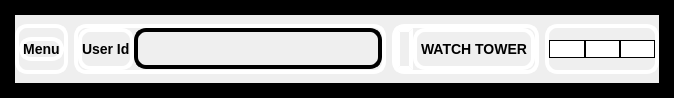
     <widget class="QFrame" name="Header_frame">
      <property name="sizePolicy">
       <sizepolicy hsizetype="Minimum" vsizetype="Preferred">
        <horstretch>0</horstretch>
        <verstretch>0</verstretch>
       </sizepolicy>
      </property>
      <property name="maximumSize">
       <size>
        <width>16777215</width>
        <height>98</height>
       </size>
      </property>
      <property name="styleSheet">
       <string notr="true">
border-style: solid;
border-width:15px;


</string>
      </property>
      <property name="frameShape">
       <enum>QFrame::StyledPanel</enum>
      </property>
      <property name="frameShadow">
       <enum>QFrame::Raised</enum>
      </property>
      <layout class="QGridLayout" name="gridLayout_5">
       <property name="leftMargin">
        <number>0</number>
       </property>
       <property name="topMargin">
        <number>0</number>
       </property>
       <property name="rightMargin">
        <number>0</number>
       </property>
       <property name="bottomMargin">
        <number>0</number>
       </property>
       <item row="0" column="0">
        <widget class="QFrame" name="frame_3">
         <property name="maximumSize">
          <size>
           <width>100</width>
           <height>50</height>
          </size>
         </property>
         <property name="styleSheet">
          <string notr="true">
border-style: outset;
border-width: 4px;
border-radius: 12px;
border-color: rgb(255,255,255);
font: bold 14px;
    
    
</string>
         </property>
         <property name="frameShape">
          <enum>QFrame::StyledPanel</enum>
         </property>
         <property name="frameShadow">
          <enum>QFrame::Raised</enum>
         </property>
         <layout class="QHBoxLayout" name="horizontalLayout_4">
          <property name="spacing">
           <number>0</number>
          </property>
          <property name="leftMargin">
           <number>0</number>
          </property>
          <property name="topMargin">
           <number>0</number>
          </property>
          <property name="rightMargin">
           <number>0</number>
          </property>
          <property name="bottomMargin">
           <number>0</number>
          </property>
          <item alignment="Qt::AlignLeft">
           <widget class="QPushButton" name="open_menu_button">
            <property name="font">
             <font>
              <pointsize>-1</pointsize>
              <weight>75</weight>
              <italic>false</italic>
              <bold>true</bold>
             </font>
            </property>
            <property name="styleSheet">
             <string notr="true">color: rgb(0, 0, 0);</string>
            </property>
            <property name="text">
             <string>Menu</string>
            </property>
            <property name="icon">
             <iconset resource="icons/icons.qrc">
              <normaloff>:/image/icons8-menu-50.png</normaloff>:/image/icons8-menu-50.png</iconset>
            </property>
            <property name="iconSize">
             <size>
              <width>20</width>
              <height>20</height>
             </size>
            </property>
           </widget>
          </item>
         </layout>
        </widget>
       </item>
       <item row="0" column="1">
        <widget class="QFrame" name="frame_12">
         <property name="maximumSize">
          <size>
           <width>400</width>
           <height>16777215</height>
          </size>
         </property>
         <property name="styleSheet">
          <string notr="true">
border-style: outset;
border-width: 4px;
border-radius: 12px;
border-color: rgb(255,255,255);
font: bold 14px;
    
    
</string>
         </property>
         <property name="frameShape">
          <enum>QFrame::StyledPanel</enum>
         </property>
         <property name="frameShadow">
          <enum>QFrame::Raised</enum>
         </property>
         <layout class="QHBoxLayout" name="horizontalLayout_11">
          <property name="spacing">
           <number>0</number>
          </property>
          <property name="leftMargin">
           <number>0</number>
          </property>
          <property name="topMargin">
           <number>0</number>
          </property>
          <property name="rightMargin">
           <number>0</number>
          </property>
          <property name="bottomMargin">
           <number>0</number>
          </property>
          <item alignment="Qt::AlignRight">
           <widget class="QLabel" name="label_4">
            <property name="minimumSize">
             <size>
              <width>0</width>
              <height>0</height>
             </size>
            </property>
            <property name="maximumSize">
             <size>
              <width>100</width>
              <height>100</height>
             </size>
            </property>
            <property name="text">
             <string>User Id</string>
            </property>
            <property name="indent">
             <number>0</number>
            </property>
           </widget>
          </item>
          <item>
           <widget class="QLabel" name="Userid">
            <property name="minimumSize">
             <size>
              <width>248</width>
              <height>5</height>
             </size>
            </property>
            <property name="maximumSize">
             <size>
              <width>100</width>
              <height>41</height>
             </size>
            </property>
            <property name="styleSheet">
             <string notr="true">
border-style: outset;
border-width: 4px;
border-radius: 12px;
border-color: rgb(0,0,0);
font: bold 14px;
    
    
</string>
            </property>
            <property name="text">
             <string/>
            </property>
           </widget>
          </item>
         </layout>
        </widget>
       </item>
       <item row="0" column="2" alignment="Qt::AlignLeft">
        <widget class="QFrame" name="frame_2">
         <property name="styleSheet">
          <string notr="true">
border-style: outset;
border-width: 4px;
border-radius: 12px;
border-color: rgb(255,255,255);
font: bold 14px;
    
    
</string>
         </property>
         <property name="frameShape">
          <enum>QFrame::StyledPanel</enum>
         </property>
         <property name="frameShadow">
          <enum>QFrame::Raised</enum>
         </property>
         <layout class="QHBoxLayout" name="horizontalLayout_3">
          <property name="spacing">
           <number>0</number>
          </property>
          <property name="leftMargin">
           <number>0</number>
          </property>
          <property name="topMargin">
           <number>0</number>
          </property>
          <property name="rightMargin">
           <number>0</number>
          </property>
          <property name="bottomMargin">
           <number>0</number>
          </property>
          <item alignment="Qt::AlignRight">
           <widget class="QLabel" name="label">
            <property name="sizePolicy">
             <sizepolicy hsizetype="Preferred" vsizetype="Preferred">
              <horstretch>4</horstretch>
              <verstretch>0</verstretch>
             </sizepolicy>
            </property>
            <property name="maximumSize">
             <size>
              <width>69</width>
              <height>92</height>
             </size>
            </property>
            <property name="styleSheet">
             <string notr="true">
border-style: outset;
border-width: 4px;
border-radius: 12px;
border-color: rgb(255,255,255);
font: bold 14px;
    
    
</string>
            </property>
            <property name="text">
             <string/>
            </property>
            <property name="pixmap">
             <pixmap resource="icons/icons.qrc">:/image/icons8-ecg-64.png</pixmap>
            </property>
            <property name="scaledContents">
             <bool>false</bool>
            </property>
           </widget>
          </item>
          <item>
           <widget class="QLabel" name="Name_app">
            <property name="maximumSize">
             <size>
              <width>225</width>
              <height>108</height>
             </size>
            </property>
            <property name="font">
             <font>
              <pointsize>-1</pointsize>
              <weight>75</weight>
              <italic>false</italic>
              <bold>true</bold>
             </font>
            </property>
            <property name="styleSheet">
             <string notr="true"/>
            </property>
            <property name="text">
             <string>WATCH TOWER</string>
            </property>
           </widget>
          </item>
         </layout>
        </widget>
       </item>
       <item row="0" column="3">
        <widget class="QFrame" name="frame">
         <property name="maximumSize">
          <size>
           <width>114</width>
           <height>107</height>
          </size>
         </property>
         <property name="styleSheet">
          <string notr="true">
border-style: outset;
border-width: 4px;
border-radius: 12px;
border-color: rgb(255,255,255);
font: bold 14px;
    
    
</string>
         </property>
         <property name="frameShape">
          <enum>QFrame::StyledPanel</enum>
         </property>
         <property name="frameShadow">
          <enum>QFrame::Raised</enum>
         </property>
         <layout class="QHBoxLayout" name="horizontalLayout_2">
          <property name="spacing">
           <number>0</number>
          </property>
          <property name="leftMargin">
           <number>0</number>
          </property>
          <property name="topMargin">
           <number>0</number>
          </property>
          <property name="rightMargin">
           <number>0</number>
          </property>
          <property name="bottomMargin">
           <number>0</number>
          </property>
          <item>
           <widget class="QPushButton" name="Minimize_window_button">
            <property name="styleSheet">
             <string notr="true">background-color: rgb(255, 255, 255);
border-style: outset;
border-width: 1px;
border-radius: 12px;
border-color: rgb(0,0,0);
font: bold 14px;
    
    
</string>
            </property>
            <property name="text">
             <string/>
            </property>
            <property name="icon">
             <iconset resource="icons/icons.qrc">
              <normaloff>:/image/icons8-minimize-window-16.png</normaloff>:/image/icons8-minimize-window-16.png</iconset>
            </property>
           </widget>
          </item>
          <item>
           <widget class="QPushButton" name="resize_window_button">
            <property name="styleSheet">
             <string notr="true">background-color: rgb(255, 255, 255);
border-style: outset;
border-width: 1px;
border-radius: 12px;
border-color: rgb(0,0,0);
font: bold 14px;
    
    
</string>
            </property>
            <property name="text">
             <string/>
            </property>
            <property name="icon">
             <iconset resource="icons/icons.qrc">
              <normaloff>:/image/icons8-restore-down-16.png</normaloff>:/image/icons8-restore-down-16.png</iconset>
            </property>
           </widget>
          </item>
          <item>
           <widget class="QPushButton" name="Close_window_button">
            <property name="styleSheet">
             <string notr="true">background-color: rgb(255, 255, 255);
border-style: outset;
border-width: 1px;
border-radius: 12px;
border-color: rgb(0,0,0);
font: bold 14px;
    
    
</string>
            </property>
            <property name="text">
             <string/>
            </property>
            <property name="icon">
             <iconset resource="icons/icons.qrc">
              <normaloff>:/image/icons8-close-16.png</normaloff>:/image/icons8-close-16.png</iconset>
            </property>
            <property name="iconSize">
             <size>
              <width>16</width>
              <height>16</height>
             </size>
            </property>
           </widget>
          </item>
         </layout>
        </widget>
       </item>
      </layout>
     </widget>
